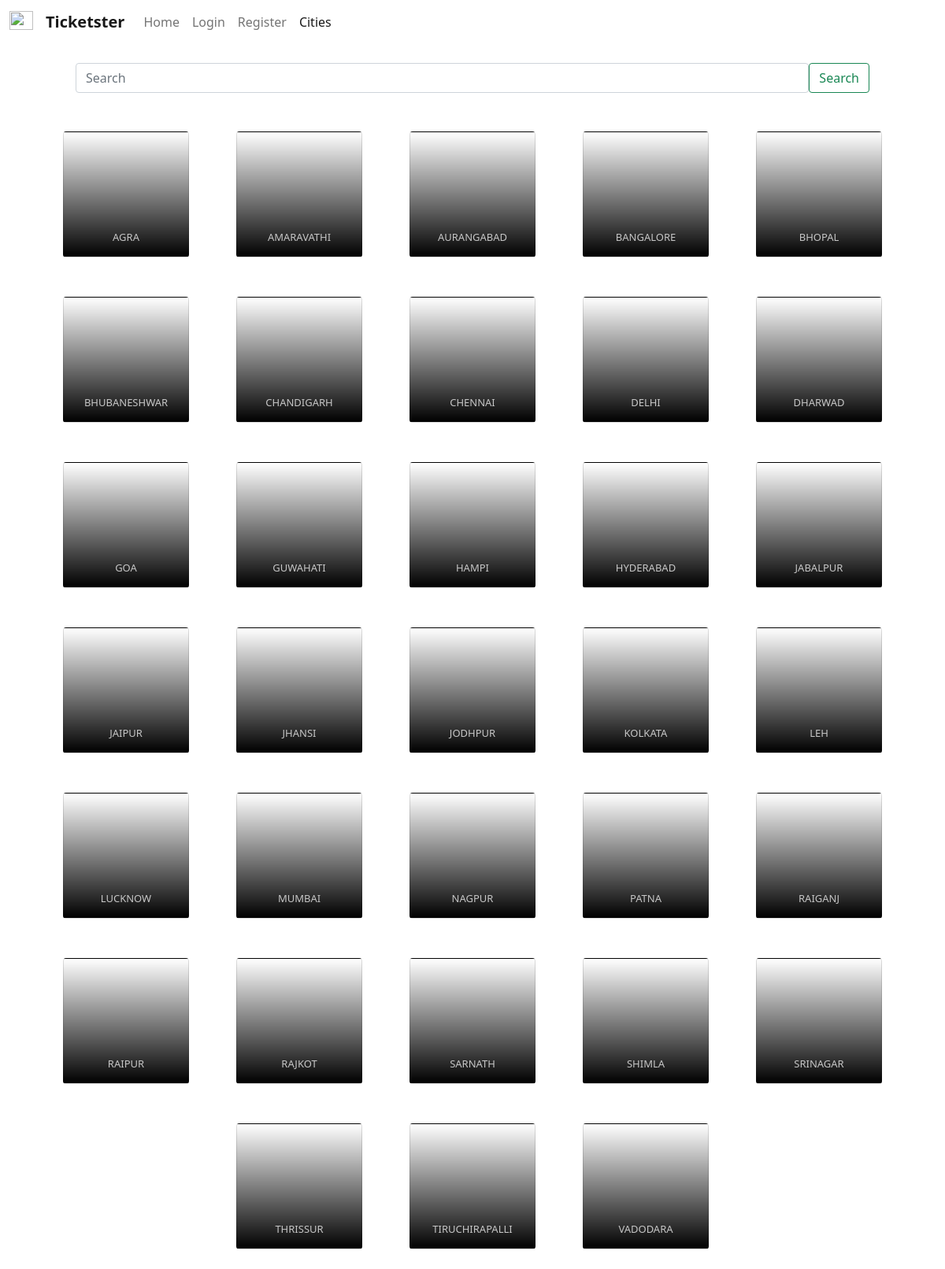
/cities.php, run on the app's committed database.
### tables this page shows
CREATE TABLE `city_table` (
  `CITY_NAME` varchar(30) NOT NULL,
  `IMG_LINK` varchar(2000) DEFAULT NULL
);

### cities.php (the view, shortened to what this page needs)
<?php session_start();
$con = mysqli_connect("localhost","root","","tickets");
?>
<!doctype html>
<html lang="en">
<head>
  <link href="https://cdn.jsdelivr.net/npm/bootstrap@5.1.3/dist/css/bootstrap.min.css" rel="stylesheet"
>
</head>
<?php if(isset($_SESSION['li']) == "yep"){$v = "Logout";}else{$v = "Login";} ?>
<body>
  <nav class="navbar navbar-expand-lg navbar-light ">
    <div class="container-fluid">
      <a class="navbar-brand" href="index.php">
        <img src="https://thumbs.dreamstime.com/b/ticket-icon-white-background-vector-illustration-eps-113357837.jpg"
          alt="" width="30" height="24" class="d-inline-block align-text-top">
      </a>
      <a class="navbar-brand" href="index.php"><b>Ticketster</b></a>
      <div class="collapse navbar-collapse" id="navbarNav">
        <ul class="navbar-nav">
        <li class='nav-item'>
            <a class='nav-link' href='index.php'>Home</a>
          </li>
          <li class="nav-item">
            <a class="nav-link" aria-current="page" href= <?php echo "'".$v.".html'" ?> ><?php echo $v ?></a>
          </li>
          <?php
            if(isset($_SESSION['li']) != "yep"){
              echo "
            <li class='nav-item'>
              <a class='nav-link' href='Login2.php'>Register</a>
            </li>
              ";
            }
            ?>
            <li class='nav-item'>
            <a class='nav-link active' href='cities.php'>Cities</a>
          </li>
        </ul>
      </div>
    </div>
  </nav>
  <form class="d-flex" action="search.php" method="post" style="margin-inline:8%;margin-top:2%;margin-bottom: 2%;">
    <input class="form-control " type="search" placeholder="Search" aria-label="Search" name="mon">
    <button class="btn btn-outline-success" type="submit">Search</button>
  </form>
  <div id="content">
    <?php
      $places = mysqli_query($con,"select * from city_table");
      while ($row = mysqli_fetch_assoc($places)) {
        echo "
        <form action='getmon.php' method='post'>
        <input type='hidden' value='".$row['CITY_NAME']."' name='city'>
        <button type='submit' style='background-color: rgba(240, 248, 255, 0);border: none;'>
          <div class='card'
            style='background: linear-gradient(rgba(253, 253, 253, 0),rgb(0, 0, 0)), url(".$row['IMG_LINK'].");background-position: center; background-size: cover ;'>
            <h3 align='center' id='name' style='margin-top:80%;'>".$row['CITY_NAME']."</h3>
          </div>
        </button>
      </form>
        " ;
    }
    ?>
</body>
</html>

### cities.php (style rules this page uses)
#content { display: flex; flex-wrap: wrap; align-items: center; justify-content: center; }
.card>h3 { font-size: small; }
form { margin: 2%; }
.card { width: 10rem; height: 10rem; color: rgb(199, 199, 199); transition: all ease 0.1s; }

### data on the page
city_table: CITY_NAME "AGRA"
city_table: CITY_NAME "AMARAVATHI"
city_table: CITY_NAME "AURANGABAD"
city_table: CITY_NAME "BANGALORE"
city_table: CITY_NAME "BHOPAL"
city_table: CITY_NAME "BHUBANESHWAR"
city_table: CITY_NAME "CHANDIGARH"
city_table: CITY_NAME "CHENNAI"
city_table: CITY_NAME "DELHI"
city_table: CITY_NAME "DHARWAD"
city_table: CITY_NAME "GOA"
city_table: CITY_NAME "GUWAHATI"
city_table: CITY_NAME "HAMPI"
city_table: CITY_NAME "HYDERABAD"
city_table: CITY_NAME "JABALPUR"
city_table: CITY_NAME "JAIPUR"
city_table: CITY_NAME "JHANSI"
city_table: CITY_NAME "JODHPUR"
city_table: CITY_NAME "KOLKATA"
city_table: CITY_NAME "LEH"
city_table: CITY_NAME "LUCKNOW"
city_table: CITY_NAME "MUMBAI"
city_table: CITY_NAME "NAGPUR"
city_table: CITY_NAME "PATNA"
city_table: CITY_NAME "RAIGANJ"
city_table: CITY_NAME "RAIPUR"
city_table: CITY_NAME "RAJKOT"
city_table: CITY_NAME "SARNATH"
city_table: CITY_NAME "SHIMLA"
city_table: CITY_NAME "SRINAGAR"
city_table: CITY_NAME "THRISSUR"
city_table: CITY_NAME "TIRUCHIRAPALLI"
city_table: CITY_NAME "VADODARA"

### other printed values
$v "Login"
